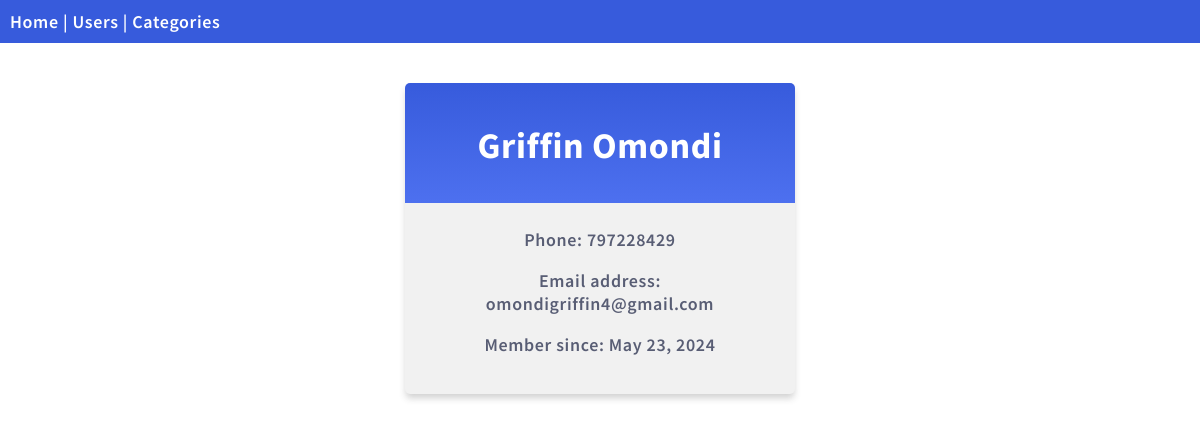
The app's page /members/details/1, older data.
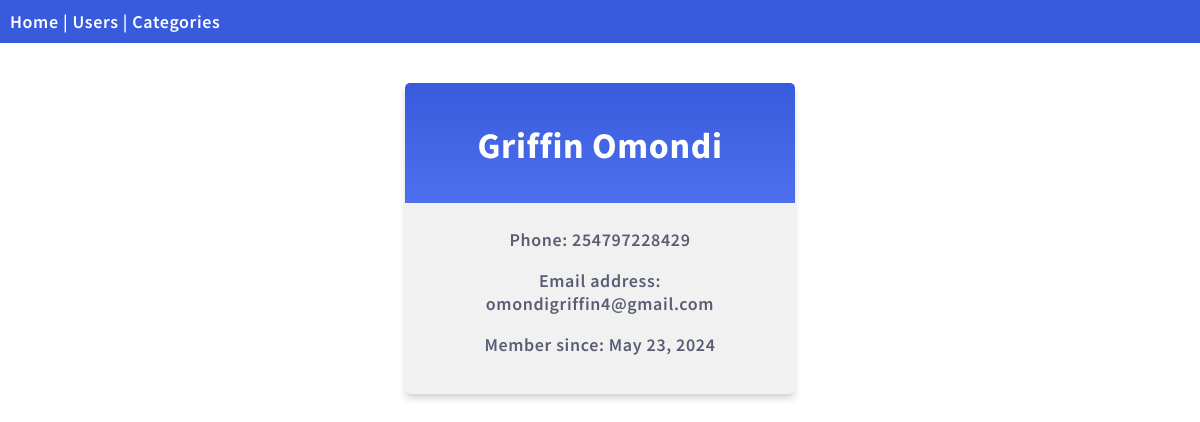
The same page, newer data.
### users/models.py (models this page shows, shortened)
class User(models.Model):
    firstname = models.CharField(max_length= 255)
    lastname = models.CharField(max_length=255)
    phone = models.IntegerField(null=True)
    email = models.CharField(max_length=255)
    joined_date = models.DateField(null=True)

### users/views.py (the view)
# urls.py: path('members/details/<int:id>', views.details, name='details'),
def details(request, id):
  mymember = User.objects.get(id=id)
  template = loader.get_template('details.html')
  context = {
    'mymember': mymember,
  }
  return HttpResponse(template.render(context, request))

### users/templates/details.html (shortened to what this page needs)
<!DOCTYPE html>
<html lang="en">
<head>
</head>
<body>
  {% extends "master.html" %}
  {% block content %}
    <div class="mycard">
      <h1>{{ mymember.firstname }} {{ mymember.lastname }}</h1>
      <p>Phone: {{ mymember.phone }}</p>
      <p>Email address: {{mymember.email}}</p>
      <p>Member since: {{ mymember.joined_date }}</p>
    </div>
  {% endblock %}

### users/templates/master.html (shortened to what this page needs)
{% load static %}
<!DOCTYPE html>
<html>
<head>
  <link rel="stylesheet" href="{% static 'mystyles.css' %}">
</head>
<body>
<div class="topnav">
  <a href="/">Home</a> |
  <a href="/members">Users</a> |
  <a href="/categories">Categories</a>
</div>
{% block content %}
{% endblock %}
</body>
</html>

### mystaticfiles/mystyles.css (style rules this page uses)
body { margin:0; font: 600 18px 'Source Sans Pro', sans-serif; letter-spacing: 0.64px; color: #585d74; }
.topnav { background-color:#375BDC; color:#ffffff; padding:10px; }
.topnav a:link, .topnav a:visited { text-decoration: none; color: #ffffff; }
.mycard { background-color: #f1f1f1; background-image: linear-gradient(to bottom, #375BDC, #4D70EF); background-size: 100% 120px; background-repeat: no-repeat; margin: 40px auto; width: 350px; border-radius: 5px; box-shadow: 0 5px 7px -1px rgba(51, 51, 51, 0.23); padding: 20px; }
.mycard h1 { text-align: center; color:#ffffff; margin:20px 0 60px 0; }
.mycard p { text-align: center; }
a:link, a:visited { color: #375BDC; }

Row changes from the older to the newer data that the page shows:
changed User "Griffin": phone "797228429" → "254797228429"
